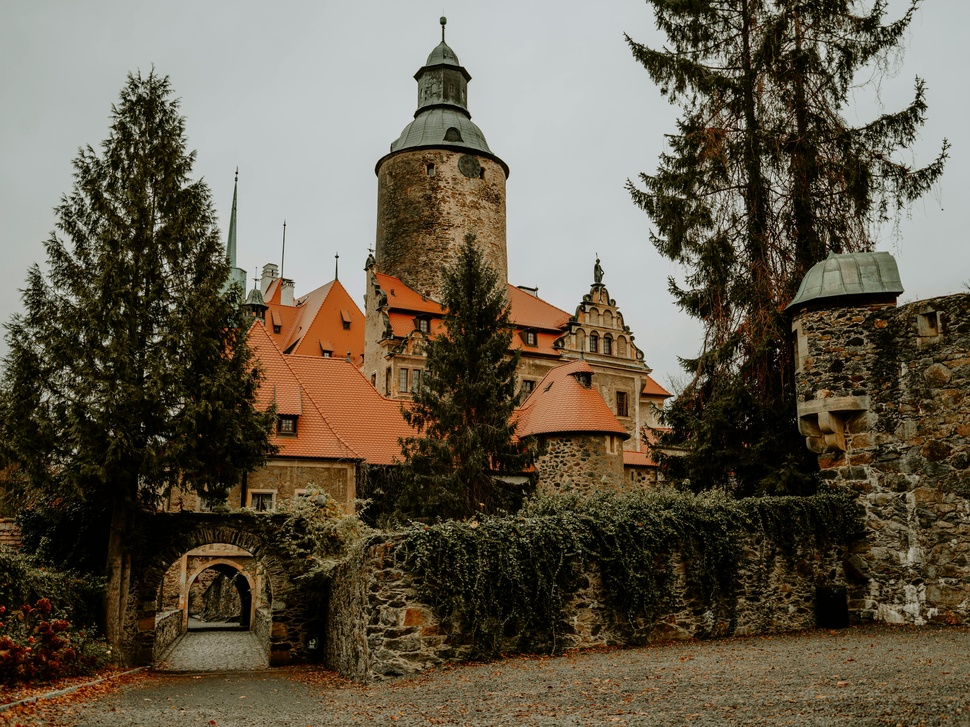
#> input picture pexels_borde.jpg, 970 x 727 px, shrunk from 3840 x 2880 before the run
$ jupyter execute --allow-errors filtro.ipynb
#> lines starting #> are read from the running program, lines starting #| are printed output that depends on the picture
[cell 1]
import cv2
import numpy as np
import matplotlib.pyplot as plt
import skimage as ski
import time
import pycuda.driver as drv
import pycuda.autoinit
from pycuda.compiler import SourceModule

# Load an image from file
imagenEntrada = cv2.imread('pexels_borde.jpg')
#> imagenEntrada is the input picture: shape (727, 970, 3); mean B, G, R 74.4, 90.9, 99.7

# Convert the image to grayscale
imagen = cv2.cvtColor(imagenEntrada, cv2.COLOR_BGR2GRAY)
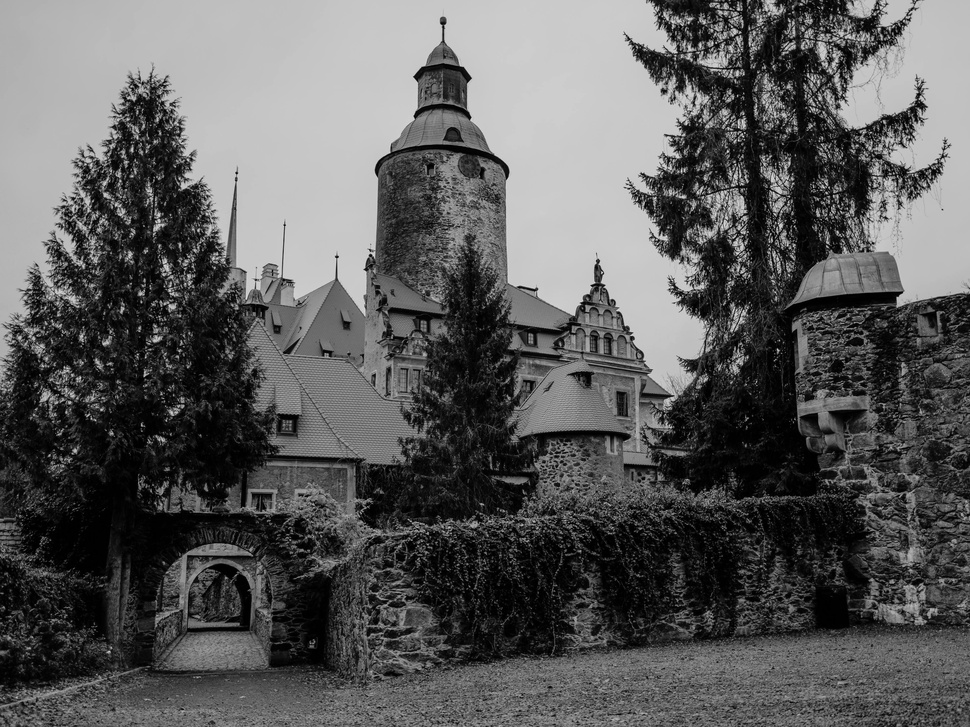
#> imagen: shape (727, 970); min 0, max 230, mean 91.6

# Show the Gray Image
plt.imshow(imagen, cmap='gray')

[cell 2]
# Generacion del Kernel
def generar_Kernel(numero: int):
    if numero % 2 == 0:
        raise ValueError("El numero debe ser impar")
    else:
        kernel = np.ones((numero, numero), np.float32)
        kernel[numero //2, numero //2] = -1 * (numero * numero - 1)
        return kernel


# Funcion para el filtro secuencial
def filtro_laplace_secuencial(imagen: np.ndarray, kernel: np.ndarray) -> np.ndarray:
    matrizImagen = imagen.astype(np.float32)

    k = kernel.shape[0]
#> k = 65
    pad = k // 2
#> pad = 32
    h, w = matrizImagen.shape
#> h = 727; w = 970

    imagenPadded = np.pad(matrizImagen, pad, mode='constant', constant_values=0)
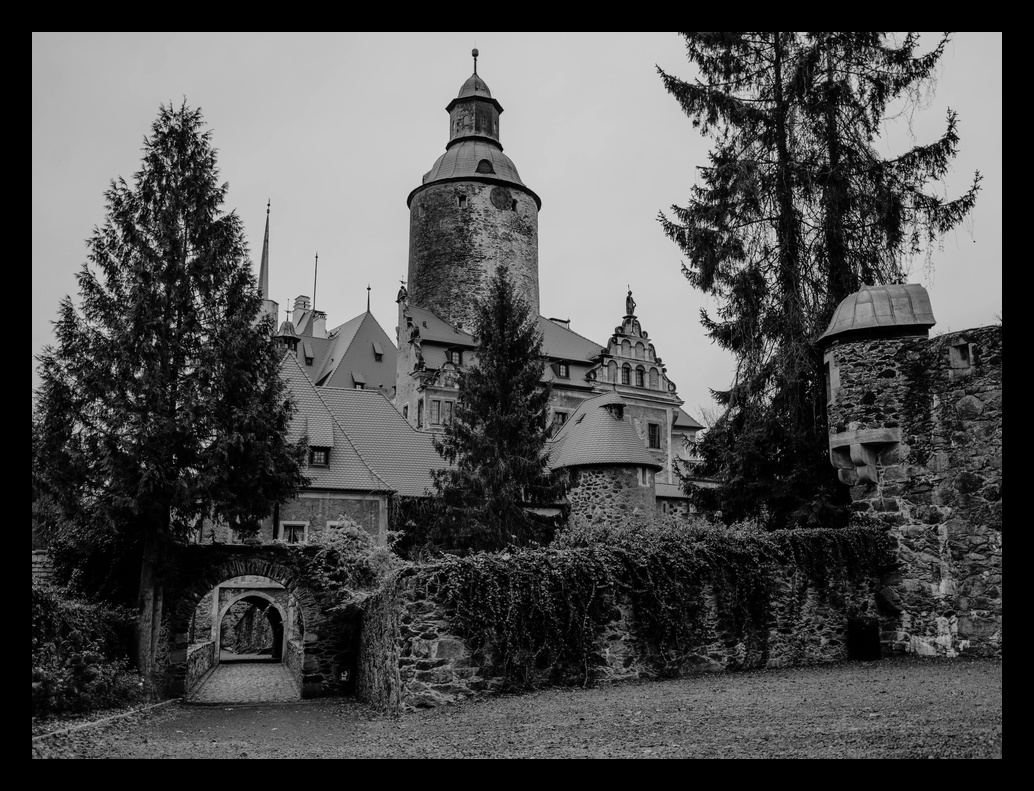
#> imagenPadded: shape (791, 1034) float32; min 0, max 230, mean 79

    salida = np.zeros_like(matrizImagen, dtype=np.float32)

    for i in range(h):
        for j in range(w):
            region = imagenPadded[i:i + k, j:j + k]
            salida[i, j] = np.sum(region * kernel)
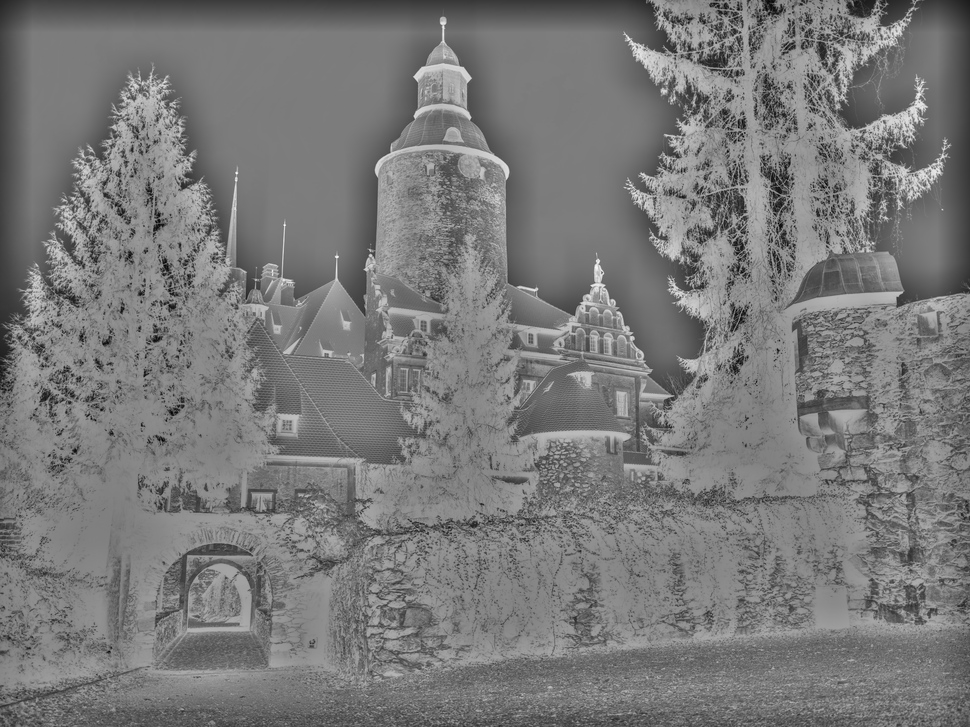
#> salida: shape (727, 970) float32; min -766355, max 799799, mean -19829.2; drawn with min black and max white

    salida = np.clip(salida, 0, 255).astype(np.uint8)
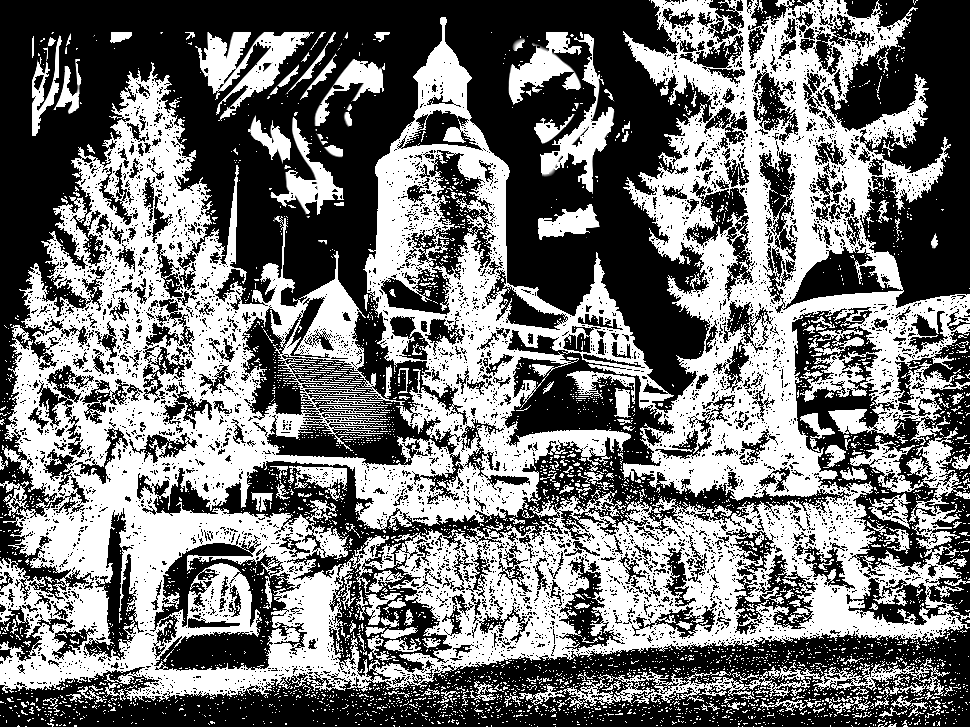
#> salida: shape (727, 970); min 0, max 255, mean 116.8
    return salida


# Funcion paralela usando PyCUDA
def filtro_laplace_paralelo(imagen: np.ndarray, kernel: np.ndarray) -> np.ndarray:
    matrizImagen = imagen.astype(np.float32)
    k = kernel.shape[0]
#> k = 65
    pad = k // 2
#> pad = 32
    alto, ancho = matrizImagen.shape
#> alto = 727; ancho = 970

    print(f"Procesando: {alto}x{ancho}")
#| Procesando: 727x970

    # Padding con zeros
    imagenPadded = np.pad(matrizImagen, ((pad, pad), (pad, pad)),
                          mode='constant', constant_values=0.0)

    # Asegurar que todo esté contiguo y en float32
    imagenPadded = np.ascontiguousarray(imagenPadded, dtype=np.float32)
    salida = np.zeros((alto, ancho), dtype=np.float32, order='C')
    kernel_flat = np.ascontiguousarray(kernel.flatten(), dtype=np.float32)
#> kernel_flat = 4225 values, max 1 at index 0, min -4224 at index 2112, mean 0

    altoPadded, anchoPadded = imagenPadded.shape
#> altoPadded = 791; anchoPadded = 1034
    print(f"Padded: {altoPadded}x{anchoPadded}")
#| Padded: 791x1034

    # Kernel CUDA con indexación 1D y tamaño dinámico
    kernel_code = """
    __global__ void filtro_laplace(float *imagen, float *kernel, float *salida,
                                int ancho, int alto, int k, int anchoPadded) {
        int idx = blockIdx.x * blockDim.x + threadIdx.x;
        int totalPixels = ancho * alto;

        if (idx >= totalPixels) return;

        int y = idx / ancho;
        int x = idx % ancho;

        float suma = 0.0f;

        // Usar k dinámicamente (no hardcoded a 3)
        for (int ky = 0; ky < k; ky++) {
            for (int kx = 0; kx < k; kx++) {
                int posY = y + ky;
                int posX = x + kx;
                int idxImg = posY * anchoPadded + posX;
                int idxKer = ky * k + kx;  // Usar k, no 3
                suma += imagen[idxImg] * kernel[idxKer];
            }
        }

        salida[idx] = suma;
    }
    """

    # Compilar
    try:
        mod = SourceModule(kernel_code,
                          options=['--use_fast_math'],
                          no_extern_c=False)
        print("✓ Kernel compilado exitosamente")
    except Exception as e:
        print(f"✗ Error de compilación: {e}")
        try:
            mod = SourceModule(kernel_code, no_extern_c=True)
            print("✓ Kernel compilado (sin optimizaciones)")
        except Exception as e2:
            print(f"✗ Error crítico: {e2}")
            raise

    laplace_kernel = mod.get_function("filtro_laplace")

    # Configuración 1D con 12 hilos por bloque
    THREADS_PER_BLOCK = 12
    totalPixels = alto * ancho
    numBlocks = (totalPixels + THREADS_PER_BLOCK - 1) // THREADS_PER_BLOCK

    print(f"Configuración 1D:")
    print(f"  Total píxeles: {totalPixels}")
    print(f"  Hilos por bloque: {THREADS_PER_BLOCK}")
    print(f"  Número de bloques: {numBlocks}")
    print(f"  Grid: ({numBlocks},), Block: ({THREADS_PER_BLOCK},)")

    tiempoInicial = time.perf_counter()

    try:
        # Asignar memoria GPU
        imagen_gpu = drv.mem_alloc(imagenPadded.nbytes)
        kernel_gpu = drv.mem_alloc(kernel_flat.nbytes)
        salida_gpu = drv.mem_alloc(salida.nbytes)

        # Copiar a GPU
        drv.memcpy_htod(imagen_gpu, imagenPadded)
        drv.memcpy_htod(kernel_gpu, kernel_flat)

        # Ejecutar kernel con configuración 1D
        laplace_kernel(
            imagen_gpu,
            kernel_gpu,
            salida_gpu,
            np.int32(ancho),
            np.int32(alto),
            np.int32(k),
            np.int32(anchoPadded),
            block=(THREADS_PER_BLOCK, 1, 1),  # 12 hilos en X, 1 en Y, 1 en Z
            grid=(numBlocks, 1)                 # numBlocks en X, 1 en Y
        )

        # Copiar resultado
        drv.memcpy_dtoh(salida, salida_gpu)

        # Liberar memoria
        imagen_gpu.free()
        kernel_gpu.free()
        salida_gpu.free()

        print("✓ Kernel ejecutado exitosamente")

    except Exception as e:
        print(f"✗ Error de ejecución: {e}")
        raise

    tiempoFinal = time.perf_counter()
    print(f"Tiempo GPU: {tiempoFinal - tiempoInicial:.6f} s")

    # Diagnóstico de valores antes del clip
    print(f"Valores GPU - Min: {salida.min():.2f}, Max: {salida.max():.2f}")

    # Clip y conversión
    salida = np.clip(salida, 0, 255).astype(np.uint8)
    return salida


# Ejecución
kernel = generar_Kernel(65)
print("Kernel generado con exito")

# Filtro Secuencial
tiempoInicial = time.perf_counter()
resultado = filtro_laplace_secuencial(imagen, kernel)
tiempoFinal = time.perf_counter()
print(f"Tiempo de ejecucion - Secuencial: {tiempoFinal - tiempoInicial} segundos")

# Filtro Paralelo
#> (the rest of this cell did not finish here and is left out)

[cell 3]
kernel = generar_Kernel(3)
